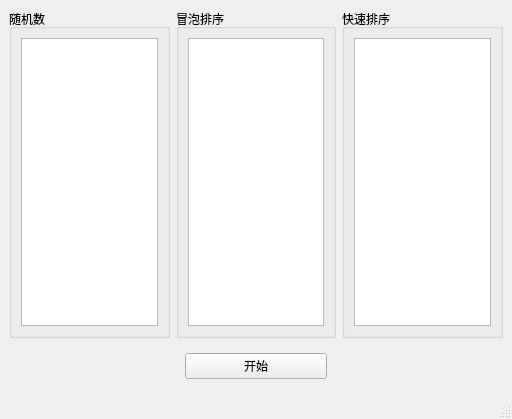
<?xml version="1.0" encoding="UTF-8"?>
<ui version="4.0">
 <class>MainWindow</class>
 <widget class="QMainWindow" name="MainWindow">
  <property name="geometry">
   <rect>
    <x>0</x>
    <y>0</y>
    <width>512</width>
    <height>419</height>
   </rect>
  </property>
  <property name="windowTitle">
   <string>MainWindow</string>
  </property>
  <widget class="QWidget" name="centralwidget">
   <layout class="QGridLayout" name="gridLayout">
    <item row="0" column="1">
     <widget class="QGroupBox" name="groupBox_2">
      <property name="title">
       <string>冒泡排序</string>
      </property>
      <layout class="QVBoxLayout" name="verticalLayout_2">
       <item>
        <widget class="QListWidget" name="boobleList"/>
       </item>
      </layout>
     </widget>
    </item>
    <item row="0" column="2">
     <widget class="QGroupBox" name="groupBox_3">
      <property name="title">
       <string>快速排序</string>
      </property>
      <layout class="QVBoxLayout" name="verticalLayout_3">
       <item>
        <widget class="QListWidget" name="fastList"/>
       </item>
      </layout>
     </widget>
    </item>
    <item row="0" column="0">
     <widget class="QGroupBox" name="groupBox">
      <property name="title">
       <string>随机数</string>
      </property>
      <layout class="QVBoxLayout" name="verticalLayout">
       <item>
        <widget class="QListWidget" name="randomList"/>
       </item>
      </layout>
     </widget>
    </item>
    <item row="1" column="1">
     <widget class="QWidget" name="widget" native="true">
      <layout class="QVBoxLayout" name="verticalLayout_4">
       <item>
        <widget class="QPushButton" name="start">
         <property name="text">
          <string>开始</string>
         </property>
        </widget>
       </item>
      </layout>
     </widget>
    </item>
   </layout>
  </widget>
  <widget class="QMenuBar" name="menubar">
   <property name="geometry">
    <rect>
     <x>0</x>
     <y>0</y>
     <width>512</width>
     <height>22</height>
    </rect>
   </property>
  </widget>
  <widget class="QStatusBar" name="statusbar"/>
 </widget>
 <resources/>
 <connections/>
</ui>
